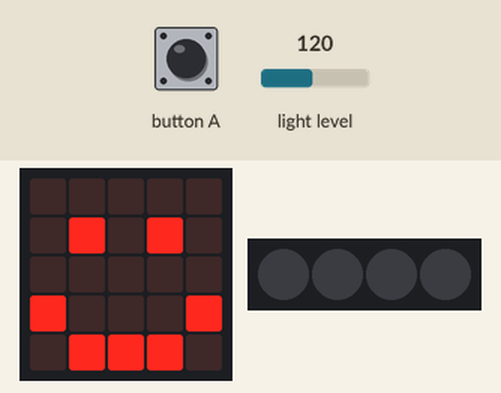
Simulated run of this program. Board: BBC micro:bit (MakeCode). Shown: the board's 5×5 LED display, 4 RGB LEDs in strip order, left to right. The test bench sets the inputs (shaded band); at power-on: light level 120. Dim RGB values are drawn brighter than linear.

Above: at 1.8 s.
1.9 s: button A pressed for 0.15 s
At 2.5 s:
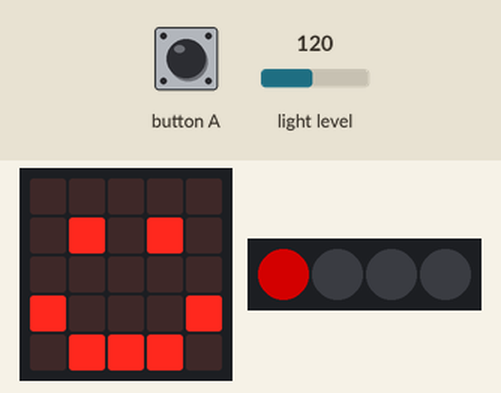
At 3.8 s:
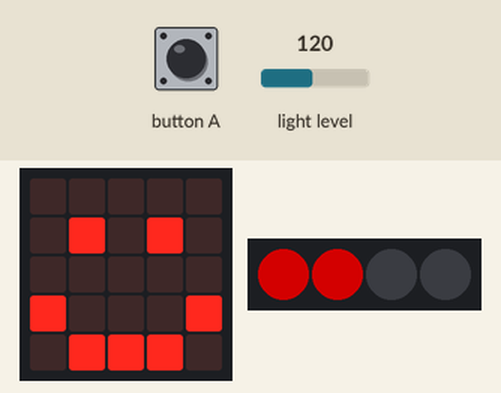
Timing chart, 0 to 5.3 s (numbered marks = the images above; inputs shaded):
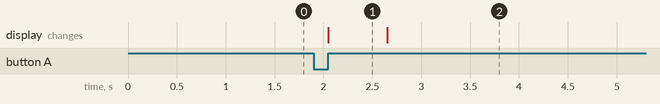

Measured:
- what the display in image 1 shows lasts 0.6 s, from 2.1 s to 2.7 s

The program:

main.ts
```typescript
// (licence header left out)
// variables
let lightLevel: number = 0
let neopixelStrip: neopixel.Strip = null

// = lightLevel to the input amount of lightLevel
lightLevel = input.lightLevel()

// setup
basic.clearScreen()
neopixelStrip = neopixel.create(DigitalPin.P16, 4, NeoPixelMode.RGB)
neopixelStrip.setPixelColor(0, neopixel.colors(NeoPixelColors.Black))
neopixelStrip.setPixelColor(1, neopixel.colors(NeoPixelColors.Black))
neopixelStrip.setPixelColor(2, neopixel.colors(NeoPixelColors.Black))
neopixelStrip.setPixelColor(3, neopixel.colors(NeoPixelColors.Black))
neopixelStrip.show()
basic.showIcon(IconNames.Happy)

input.onButtonPressed(Button.A, function () {
    neopixelStrip.clear()
    basic.clearScreen()

    // lightLevel <= 51 0 on
    if (lightLevel <= 51) {
        // 0 neopixels on
        neopixelStrip.setPixelColor(0, neopixel.colors(NeoPixelColors.Black))
        neopixelStrip.setPixelColor(1, neopixel.colors(NeoPixelColors.Black))
        neopixelStrip.setPixelColor(2, neopixel.colors(NeoPixelColors.Black))
        neopixelStrip.setPixelColor(3, neopixel.colors(NeoPixelColors.Black))
        neopixelStrip.show()
        basic.showIcon(IconNames.Happy)
    }

    // lightLevel > 52 1 on
    if (lightLevel > 52) {
        // 1 neopixels on
        neopixelStrip.setPixelColor(0, neopixel.colors(NeoPixelColors.Red))
        neopixelStrip.setPixelColor(1, neopixel.colors(NeoPixelColors.Black))
        neopixelStrip.setPixelColor(2, neopixel.colors(NeoPixelColors.Black))
        neopixelStrip.setPixelColor(3, neopixel.colors(NeoPixelColors.Black))
        neopixelStrip.show()
        basic.showIcon(IconNames.Happy)
    }

    // lightLevel > 104 2 on
    if (lightLevel > 104) {
        // 2 neopixels on
        neopixelStrip.setPixelColor(0, neopixel.colors(NeoPixelColors.Red))
        neopixelStrip.setPixelColor(1, neopixel.colors(NeoPixelColors.Red))
        neopixelStrip.setPixelColor(2, neopixel.colors(NeoPixelColors.Black))
        neopixelStrip.setPixelColor(3, neopixel.colors(NeoPixelColors.Black))
        neopixelStrip.show()
        basic.showIcon(IconNames.Happy)
    }

    // lightLevel > 156 3 on
    if (lightLevel > 156) {
        // 3 neopixels on
        neopixelStrip.setPixelColor(0, neopixel.colors(NeoPixelColors.Red))
        neopixelStrip.setPixelColor(1, neopixel.colors(NeoPixelColors.Red))
        neopixelStrip.setPixelColor(2, neopixel.colors(NeoPixelColors.Red))
        neopixelStrip.setPixelColor(3, neopixel.colors(NeoPixelColors.Black))
        neopixelStrip.show()
        basic.showIcon(IconNames.Happy)
    }

    // lightLevel > 208 4 on
    if (lightLevel > 208) {
        // 4 neopixels on
        neopixelStrip.setPixelColor(0, neopixel.colors(NeoPixelColors.Red))
        neopixelStrip.setPixelColor(1, neopixel.colors(NeoPixelColors.Red))
        neopixelStrip.setPixelColor(2, neopixel.colors(NeoPixelColors.Red))
        neopixelStrip.setPixelColor(3, neopixel.colors(NeoPixelColors.Red))
        neopixelStrip.show()
        basic.showIcon(IconNames.Happy)
    }
})
```
